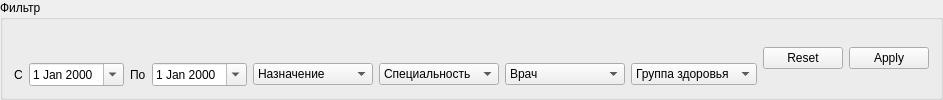
            <widget class="QGroupBox" name="frmAmbCardDiagnosticFilter">
             <property name="title">
              <string>Фильтр</string>
             </property>
             <layout class="QGridLayout" name="gridLayout_4">
              <item row="0" column="8" rowspan="2">
               <widget class="QDialogButtonBox" name="cmdAmbCardDiagnosticsButtonBox">
                <property name="sizePolicy">
                 <sizepolicy hsizetype="Maximum" vsizetype="Fixed">
                  <horstretch>0</horstretch>
                  <verstretch>0</verstretch>
                 </sizepolicy>
                </property>
                <property name="orientation">
                 <enum>Qt::Horizontal</enum>
                </property>
                <property name="standardButtons">
                 <set>QDialogButtonBox::Apply|QDialogButtonBox::Reset</set>
                </property>
               </widget>
              </item>
              <item row="1" column="1">
               <widget class="CDateEdit" name="edtAmbCardDiagnosticsBegDate">
                <property name="calendarPopup">
                 <bool>true</bool>
                </property>
               </widget>
              </item>
              <item row="1" column="3">
               <widget class="CDateEdit" name="edtAmbCardDiagnosticsEndDate">
                <property name="calendarPopup">
                 <bool>true</bool>
                </property>
               </widget>
              </item>
              <item row="1" column="4">
               <widget class="CRBComboBox" name="cmbAmbCardDiagnosticsPurpose">
                <property name="sizePolicy">
                 <sizepolicy hsizetype="Expanding" vsizetype="Fixed">
                  <horstretch>0</horstretch>
                  <verstretch>0</verstretch>
                 </sizepolicy>
                </property>
                <property name="minimumSize">
                 <size>
                  <width>120</width>
                  <height>0</height>
                 </size>
                </property>
                <item>
                 <property name="text">
                  <string>Назначение</string>
                 </property>
                </item>
               </widget>
              </item>
              <item row="1" column="5">
               <widget class="CRBComboBox" name="cmbAmbCardDiagnosticsSpeciality">
                <property name="sizePolicy">
                 <sizepolicy hsizetype="Expanding" vsizetype="Fixed">
                  <horstretch>0</horstretch>
                  <verstretch>0</verstretch>
                 </sizepolicy>
                </property>
                <property name="minimumSize">
                 <size>
                  <width>120</width>
                  <height>0</height>
                 </size>
                </property>
                <item>
                 <property name="text">
                  <string>Специальность</string>
                 </property>
                </item>
               </widget>
              </item>
              <item row="1" column="6">
               <widget class="CPersonComboBoxEx" name="cmbAmbCardDiagnosticsPerson">
                <property name="sizePolicy">
                 <sizepolicy hsizetype="Expanding" vsizetype="Fixed">
                  <horstretch>0</horstretch>
                  <verstretch>0</verstretch>
                 </sizepolicy>
                </property>
                <property name="minimumSize">
                 <size>
                  <width>120</width>
                  <height>0</height>
                 </size>
                </property>
                <item>
                 <property name="text">
                  <string>Врач</string>
                 </property>
                </item>
               </widget>
              </item>
              <item row="1" column="7">
               <widget class="CRBComboBox" name="cmbHealthGroup">
                <property name="sizePolicy">
                 <sizepolicy hsizetype="Expanding" vsizetype="Fixed">
                  <horstretch>0</horstretch>
                  <verstretch>0</verstretch>
                 </sizepolicy>
                </property>
                <item>
                 <property name="text">
                  <string>Группа здоровья</string>
                 </property>
                </item>
               </widget>
              </item>
              <item row="1" column="2">
               <widget class="QLabel" name="lblAmbCardDiagnosticEndDate">
                <property name="text">
                 <string>По</string>
                </property>
               </widget>
              </item>
              <item row="1" column="0">
               <widget class="QLabel" name="lblAmbCardDiagnosticBegDate">
                <property name="text">
                 <string>С</string>
                </property>
               </widget>
              </item>
             </layout>
            </widget>
